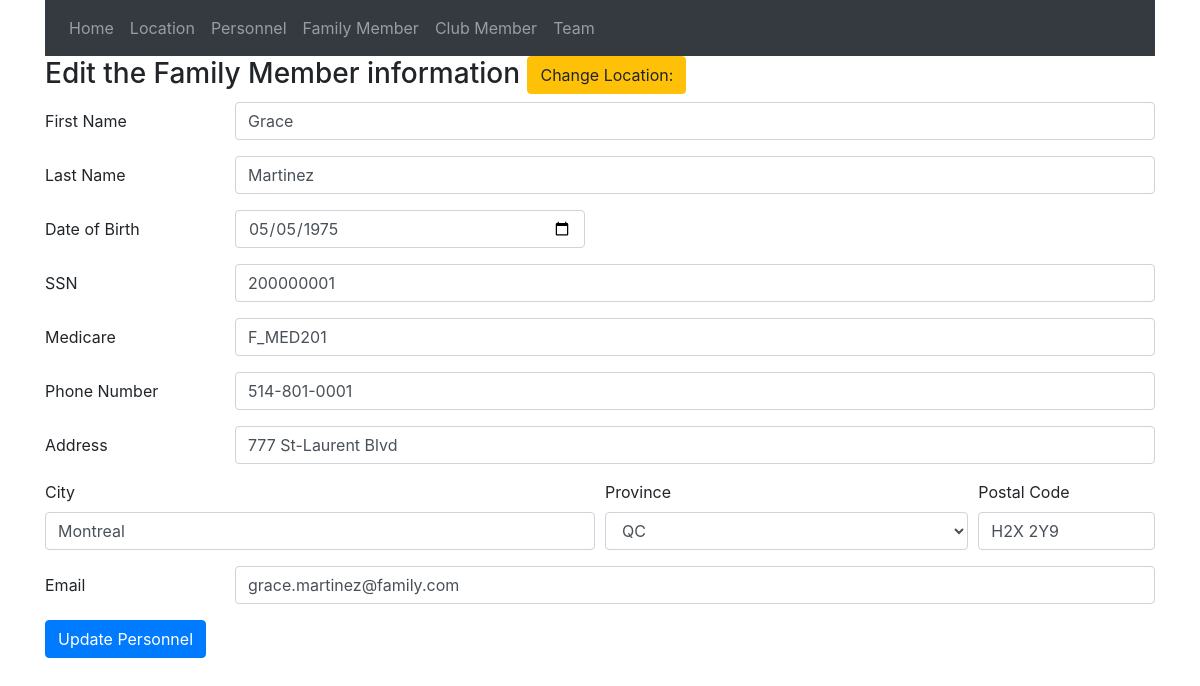
/FamilyMember/edit_familymember/1, run on an earlier commit of the app's database.
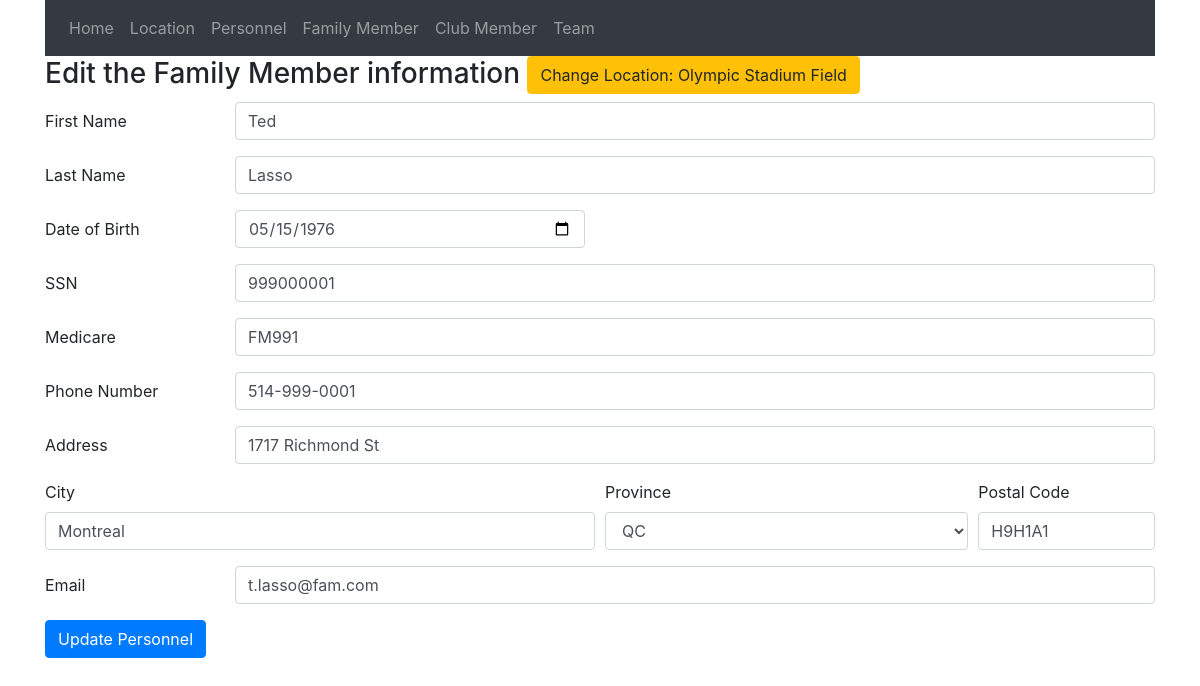
And on a later commit of the database.
### tables this page shows
CREATE TABLE FamilyMember(
    family_member_id INT AUTO_INCREMENT PRIMARY KEY,
    first_name VARCHAR(50) NOT NULL,
    last_name VARCHAR(50) NOT NULL,
    ssn CHAR(9) NOT NULL UNIQUE,
    medicare_number VARCHAR(30) UNIQUE,
    date_of_birth DATE NOT NULL,
    address VARCHAR(200),
    city VARCHAR(100),
    province VARCHAR(50),
    postal_code VARCHAR(12),
    phone_number VARCHAR(20),
    email VARCHAR(100)
);

CREATE TABLE Location (
    location_id INT AUTO_INCREMENT PRIMARY KEY,
    location_name VARCHAR(100) NOT NULL,
    location_type ENUM('Head','Branch') NOT NULL,
    address VARCHAR(200),
    city VARCHAR(100),
    province VARCHAR(50),
    postal_code VARCHAR(12),
    web_address VARCHAR(255),
    max_capacity INT

);

### app/core/app.php (called while the page is built, shortened)
<?php
    class App{
        protected $currentMethod = 'index';
        public function __construct()
        {
            $url = $this->parseURL();
            $url = $url ?? [];
            if(isset($url[0]) && file_exists(__DIR__ . '/../controllers/' . $url[0] . '.php')){
                unset($url[0]);
            }
            $this->currentController = new $this->currentController;
            if(isset($url[1])){
                if(method_exists($this->currentController, $url[1])){
                    $this->currentMethod = $url[1];
                    unset($url[1]);
                }
            }
            $this->params = $url ? array_values($url) : [];
            call_user_func_array([$this->currentController, $this->currentMethod], $this->params);
        }
        public function parseURL(){
            if(isset($_GET['url'])){
                $url = rtrim($_GET['url'], '/');
                $url = filter_var($url, FILTER_SANITIZE_URL);
                $url = explode('/',$url);
                return $url;
            }
            return [];
        }
    }

### public/index.php (called while the page is built, shortened)
<?php
    $init = new App;
?>

### app/core/Model.php (called while the page is built, shortened)
<?php
class Model
{
    private $host = DB_HOST;
    private $user = DB_USER;
    private $pass = DB_PASS;
    private $dbname = DB_NAME;
    private $dbh;
    private $stmt;
    public function __construct()
    {
        $dsn = 'mysql:host=' . $this->host . ';dbname=' . $this->dbname;
        $options = array(
            PDO::ATTR_PERSISTENT => true,
            PDO::ATTR_ERRMODE => PDO::ERRMODE_EXCEPTION
        );
        try {
            $this->dbh = new PDO($dsn, $this->user, $this->pass, $options);
        } catch (PDOException $e) {
            $this->error = $e->getMessage();
            echo $this->error;
        }
    }
    public function query($sql)
    {
        $this->stmt = $this->dbh->prepare($sql);
    }
    public function bind($param, $value, $type = null)
    {
        if (is_null($type)) {
            switch (true) {
                default:
                    $type = PDO::PARAM_STR;
            }
        }
        $this->stmt->bindValue($param, $value, $type);
    }
    public function execute()
    {
        return $this->stmt->execute();
    }
    public function getSingle(){
        $this->execute();
        return $this->stmt->fetch(PDO::FETCH_OBJ);
    }
}

### app/models/familymember_model.php (called while the page is built, shortened)
<?php
class familymember_model extends Model{
    public function get_familymember($family_member_id){
        $this->query("SELECT * FROM FamilyMember WHERE family_member_id = :family_member_id");
        $this->bind(":family_member_id",$family_member_id);
        return $this->getSingle();
    }
    public function get_current_familymember_location($family_member_id){
        $this->query("SELECT location.location_id, location.location_name FROM AssignedTo
                        JOIN location ON AssignedTo.location_id = location.location_id
                        WHERE AssignedTo.family_member_id = :family_member_id AND AssignedTo.end_date IS NULL");
        $this->bind(":family_member_id",$family_member_id);
        return $this->getSingle();
    }
}
?>

### app/views/FamilyMember/edit_familymember.php (the view, shortened to what the changed rows need)
<?php require APPROOT . '/views/includes/header.php';  ?>
<form method="post" action="<?= URLROOT; ?>/FamilyMember/edit_familymember/<?= $data['familymember']->family_member_id ?>">
    <h3>Edit the Family Member information <button type="button" class="btn btn-warning" onclick="window.location.href='<?= URLROOT; ?>/FamilyMember/change_location/<?= $data['familymember']->family_member_id ?>'">Change Location: <?= $data['current_location']->location_name ?></button></h3>
        <div class="form-group row">
        <label for="first_name_input" class="col-sm-2 col-form-label">First Name</label>
            <div class="col-sm-10">
                <input type="text" class="form-control" id="first_name_input" name="first_name" value="<?= $data['familymember']->first_name ?>">
            </div>
        </div>
        <div class="form-group row">
        <label for="last_name_input" class="col-sm-2 col-form-label">Last Name</label>
            <div class="col-sm-10">
                <input type="text" class="form-control" id="last_name_input" name="last_name" value="<?= $data['familymember']->last_name ?>">
            </div>
        </div>
        <div class="form-group row">
        <label for="date_of_birth_input" class="col-sm-2 col-form-label">Date of Birth</label>
            <div class="col-sm-4">
                <input type="date" class="form-control" id="date_of_birth_input" name="date_of_birth" value="<?= $data['familymember']->date_of_birth ?>">
            </div>
        </div>
        <div class="form-group row">
        <label for="ssn_input" class="col-sm-2 col-form-label">SSN</label>
            <div class="col-sm-10">
                <input type="number" class="form-control" id="ssn_input" name="ssn" value="<?= $data['familymember']->ssn ?>">
            </div>
        </div>
        <div class="form-group row">
        <label for="medicare_input" class="col-sm-2 col-form-label">Medicare</label>
            <div class="col-sm-10">
                <input type="text" class="form-control" id="medicare_input" name="medicare_number" value="<?= $data['familymember']->medicare_number ?>">
            </div>
        </div>
        <div class="form-group row">
        <label for="phone_number_input" class="col-sm-2 col-form-label">Phone Number</label>
            <div class="col-sm-10">
              <input type="text" class="form-control" id="phone_number_input" name="phone_number" value="<?= $data['familymember']->phone_number ?>">
            </div>
        </div>
        <div class="form-group row">
        <label for="address_input" class="col-sm-2 col-form-label">Address</label>
        <div class="col-sm-10">
        <input type="text" class="form-control" id="address_input" name="address" value="<?= $data['familymember']->address ?>">
        </div>
    </div>
    <div class="form-row">
    <div class="form-group col-md-6">
      <label for="city_input">City</label>
      <input type="text" class="form-control" id="city_input" name="city" value="<?= $data['familymember']->city ?>">
    </div>
    <div class="form-group col-md-4">
      <label for="province_input">Province</label>
      <select id="province_input" class="form-control" name="province">
        <option selected hidden><?= $data['familymember']->province ?></option>
      </select>
    </div>
    <div class="form-group col-md-2">
      <label for="postal_code_input">Postal Code</label>
      <input type="text" class="form-control" id="postal_code_input" name="postal_code" value="<?= $data['familymember']->postal_code ?>">
    </div>
  </div>
    <div class="form-group row">
        <label for="email_input" class="col-sm-2 col-form-label">Email</label>
        <div class="col-sm-10">
        <input type="email" class="form-control" id="email_input" name="email" value="<?= $data['familymember']->email ?>">
        </div>
    </div>
    <button class="btn btn-primary" type="submit" name="submit">Update Personnel</button>
</form>
<?php require APPROOT . '/views/includes/footer.php'; ?>

What changed in the data, as far as the page shows it:
now on this page (row edited): location: location_name "Olympic Stadium Field"
changed familymember "Montreal": first_name "Grace" → "Ted"; last_name "Martinez" → "Lasso"; date_of_birth "05/05/1975" → "05/15/1976"; ssn "200000001" → "999000001"; medicare_number "F_MED201" → "FM991"; phone_number "514-801-0001" → "514-999-0001"; address "777 St-Laurent Blvd" → "1717 Richmond St"; postal_code "H2X 2Y9" → "H9H1A1"; email "grace.martinez@family.com" → "t.lasso@fam.com"
